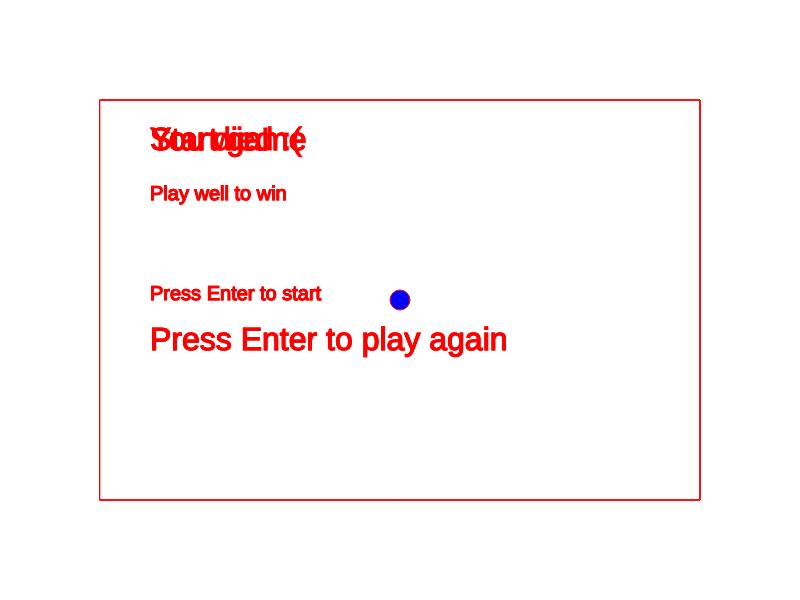
Frame 1 (no input)
Frame 60 (no input): identical to frame 1, image omitted
Frame 120 (the mouse pressed at the canvas centre since frame 60): identical to frame 1, image omitted

The p5.js sketch that drew this single still picture (run headless with seeded random() and noise() and a simulated clock; from frame 60 on, the mouse is pressed at the canvas centre):

// p5.js sketch
// ── sketch.js
// Game state variables
const START = 0;
const PLAYING = 1;
const WIN = 2;
const DIED = 3;
// Set the start state
let state = START;

// The JSDoc on the next line enables auto completion
/** @type {Player} */
let thePlayer;

function setup() {
    createCanvas(800, 600);
    thePlayer = new Player();
}

function draw() {
    background(255);
    drawStart();
    thePlayer.draw();
    thePlayer.move();
    drawWin();
    drawDied();
            switch(state) {
        case START:
            drawStart();
            break;
        case PLAYING:
            thePlayer.move();
            thePlayer.draw();
            break;
        case WIN:
            drawWin();
            break;
        case DIED:
            drawDied();
            break;
    }
}
class Player {
    constructor() {
        this.x = 400;
        this.y = 300;
        this.xSpeed = 0;
        this.size = 20;
    }
    move() {
        this.x += this.xSpeed;
        
        this.x = constrain(this.x, 0, width);
    }
    draw() {
        fill(0, 0, 255); 
        ellipse(this.x, this.y, this.size);
    }
    setXSpeed(s) {
        this.xSpeed = s;
    }
    
    reset() {
        this.x = 400;
        this.y = 300;
    }         

}
function keyPressed() {

    switch(keyCode) {

        case LEFT_ARROW:
            thePlayer.setXSpeed(-5);
            break;
        case RIGHT_ARROW:
            thePlayer.setXSpeed(5);
            break;
        case ENTER:
            console.log("Enter pressed");
            break;
    }
const Start = 'a';
const Win = 'w';
const Died = 's';
    switch (state){
        case START:
            console.log("starting game");
            break;
            case WIN: 
            console.log("you win");
            break;
            case DIED:
            console.log("you died");
            break;  
        
    }
}
function keyPressed() {
    if (keyCode === ENTER) {
        if (state === START || state === WIN || state === DIED) {
            thePlayer.reset();
            state = PLAYING; 
        }
    }

    
    if (state === PLAYING) {
        switch(keyCode) {
            case LEFT_ARROW:
                thePlayer.setXSpeed(-5);
                break;
            case RIGHT_ARROW:
                thePlayer.setXSpeed(5);
                break;
        }
    }
}



function keyReleased() {
    switch(keyCode) {
        case LEFT_ARROW:
        case RIGHT_ARROW:
            thePlayer.setXSpeed(0);
            break;
            default:
            console.log("unknown key released: " + key);
    }
}


/**
 * Draw the background of the scene
 */
function drawSceneBackground() {
    stroke(255, 0, 0);
    noFill();
    rect(100, 100, 600, 400);
    fill(255, 0, 0);
    textSize(32);
}


/**
 * Draw the start scene
 */
function drawStart() {
    drawSceneBackground();
    text("Start game", 150, 150);
    textSize(20);
    text("Play well to win", 150, 200);
    text("Press Enter to start", 150, 300);
}


/**
 * Draw the game over scene - win condition
 */
function drawWin() {
    drawSceneBackground();
    text("You win!", 150, 150);
    text("Press Enter to play again", 150, 350);
}


/**
 * Draw the game over scene - lose condition
 */
function drawDied() {
    drawSceneBackground();
    text("You died :(", 150, 150);
    text("Press Enter to play again", 150, 350);
}
